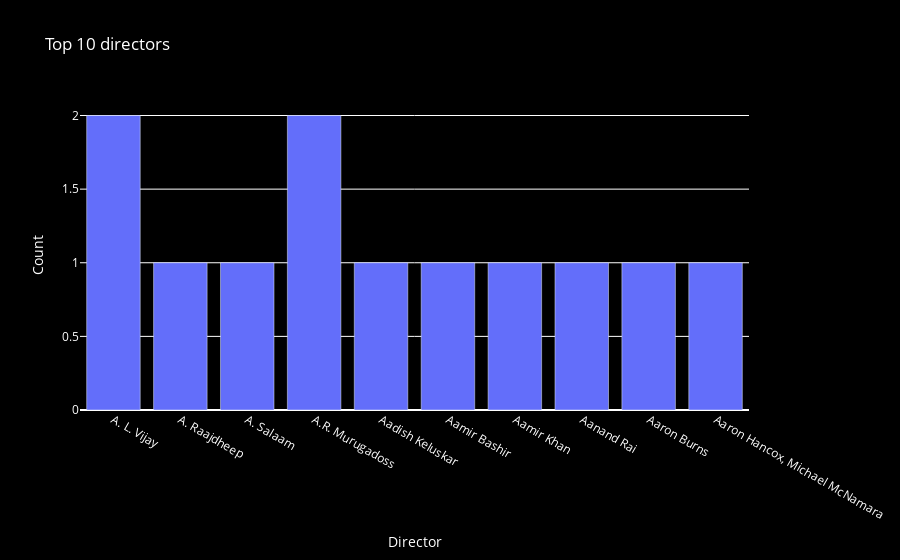

The notebook cell this image was saved under:
### Code cell
fig = px.bar(grouped_data.head(10), x='director', y='count',
                title="Top 10 directors",
                labels={'director': "Director", 'count': "Count"},
                color_discrete_map={'United States': 'blue', 'India': 'green'})
fig.update_layout(
        plot_bgcolor='rgba(0,0,0,0)', 
        paper_bgcolor='black',         
        font=dict(color='white')       
    )
fig.show()

### Figure 1 — Plotly figure (JSON) as saved in the notebook; plotly's stock layout.template omitted (floating-point values rounded to 4 significant figures)
{"data": [{"alignmentgroup": "True", "hovertemplate": "Director=%{x}<br>Count=%{y}<extra></extra>", "legendgroup": "", "marker": {"color": "#636efa", "pattern": {"shape": ""}}, "name": "", "offsetgroup": "", "orientation": "v", "showlegend": false, "textposition": "auto", "type": "bar", "x": ["A. L. Vijay", "A. Raajdheep", "A. Salaam", "A.R. Murugadoss", "Aadish Keluskar", "Aamir Bashir", "Aamir Khan", "Aanand Rai", "Aaron Burns", "Aaron Hancox, Michael McNamara"], "xaxis": "x", "y": [2, 1, 1, 2, 1, 1, 1, 1, 1, 1], "yaxis": "y"}], "layout": {"barmode": "relative", "font": {"color": "white"}, "legend": {"tracegroupgap": 0}, "paper_bgcolor": "black", "plot_bgcolor": "rgba(0,0,0,0)", "title": {"text": "Top 10 directors"}, "xaxis": {"anchor": "y", "domain": [0, 1], "title": {"text": "Director"}}, "yaxis": {"anchor": "x", "domain": [0, 1], "title": {"text": "Count"}}}}
